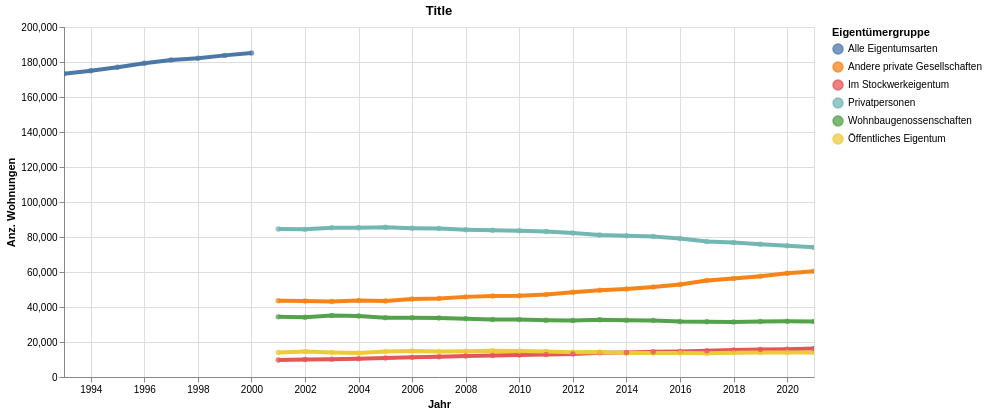

Notebook source saved alongside this figure:
### Code cell
highlight = alt.selection(type='single', on='mouseover',
                          fields=['EigGruLang'], nearest=True)
#x='date:StichtagDatJahr',
base = alt.Chart(myAgg.reset_index().query('sum_WhgBestandRelevant > 1'), title="Title").encode(
    x=alt.X('StichtagDatJahr', axis=alt.Axis(title='Jahr'))# , axis=alt.Axis(format='%', title='percentage')
    , y=alt.X('sum_WhgBestandRelevant', axis=alt.Axis(title='Anz. Wohnungen'))
    , color=alt.Color('EigGruLang', legend=alt.Legend(title="Eigentümergruppe", orient="right"))  
    ,tooltip=['StichtagDatJahr', 'EigGruLang','sum_WhgBestandRelevant', 'sum_WhgUmb','sum_WhgAbb' ]    
)
points = base.mark_circle().encode(
    opacity=alt.value(0.75)
).add_selection(
    highlight
).properties(
    width=750 , height=350
)
lines = base.mark_line().encode(
    size=alt.condition(~highlight, alt.value(0.5), alt.value(4))
).interactive()

lines + points

### Figure 1 — Vega-Lite specification as saved in the notebook (floating-point values rounded to 4 significant figures)
{"config": {"view": {"continuousWidth": 400, "continuousHeight": 300}}, "layer": [{"mark": "line", "encoding": {"color": {"type": "nominal", "field": "EigGruLang", "legend": {"orient": "right", "title": "Eigentümergruppe"}}, "size": {"condition": {"value": 0.5, "selection": {"not": "selector015"}}, "value": 4}, "tooltip": [{"type": "temporal", "field": "StichtagDatJahr"}, {"type": "nominal", "field": "EigGruLang"}, {"type": "quantitative", "field": "sum_WhgBestandRelevant"}, {"type": "quantitative", "field": "sum_WhgUmb"}, {"type": "quantitative", "field": "sum_WhgAbb"}], "x": {"type": "temporal", "axis": {"title": "Jahr"}, "field": "StichtagDatJahr"}, "y": {"type": "quantitative", "axis": {"title": "Anz. Wohnungen"}, "field": "sum_WhgBestandRelevant"}}, "selection": {"selector016": {"type": "interval", "bind": "scales", "encodings": ["x", "y"]}}, "title": "Title"}, {"mark": "circle", "encoding": {"color": {"type": "nominal", "field": "EigGruLang", "legend": {"orient": "right", "title": "Eigentümergruppe"}}, "opacity": {"value": 0.75}, "tooltip": [{"type": "temporal", "field": "StichtagDatJahr"}, {"type": "nominal", "field": "EigGruLang"}, {"type": "quantitative", "field": "sum_WhgBestandRelevant"}, {"type": "quantitative", "field": "sum_WhgUmb"}, {"type": "quantitative", "field": "sum_WhgAbb"}], "x": {"type": "temporal", "axis": {"title": "Jahr"}, "field": "StichtagDatJahr"}, "y": {"type": "quantitative", "axis": {"title": "Anz. Wohnungen"}, "field": "sum_WhgBestandRelevant"}}, "height": 350, "selection": {"selector015": {"type": "single", "on": "mouseover", "fields": ["EigGruLang"], "nearest": true}}, "title": "Title", "width": 750}], "data": {"name": "data-aa7429bebe3ee40baa3d218959e09480"}, "$schema": "https://vega.github.io/schema/vega-lite/v4.8.1.json", "datasets": {"data-aa7429bebe3ee40baa3d218959e09480": [{"StichtagDatJahr": "1993-01-01T00:00:00", "EigGruSort": 9, "EigGruLang": "Alle Eigentumsarten", "sum_WhgBestandRelevant": 173292, "sum_WhgUmb": 675, "sum_WhgAbb": 111}, {"StichtagDatJahr": "1994-01-01T00:00:00", "EigGruSort": 9, "EigGruLang": "Alle Eigentumsarten", "sum_WhgBestandRelevant": 174962, "sum_WhgUmb": 607, "sum_WhgAbb": 135}, {"StichtagDatJahr": "1995-01-01T00:00:00", "EigGruSort": 9, "EigGruLang": "Alle Eigentumsarten", "sum_WhgBestandRelevant": 176950, "sum_WhgUmb": 757, "sum_WhgAbb": 42}, {"StichtagDatJahr": "1996-01-01T00:00:00", "EigGruSort": 9, "EigGruLang": "Alle Eigentumsarten", "sum_WhgBestandRelevant": 179275, "sum_WhgUmb": 2303, "sum_WhgAbb": 47}, {"StichtagDatJahr": "1997-01-01T00:00:00", "EigGruSort": 9, "EigGruLang": "Alle Eigentumsarten", "sum_WhgBestandRelevant": 181189, "sum_WhgUmb": 1456, "sum_WhgAbb": 121}, {"StichtagDatJahr": "1998-01-01T00:00:00", "EigGruSort": 9, "EigGruLang": "Alle Eigentumsarten", "sum_WhgBestandRelevant": 182184, "sum_WhgUmb": 1187, "sum_WhgAbb": 193}, {"StichtagDatJahr": "1999-01-01T00:00:00", "EigGruSort": 9, "EigGruLang": "Alle Eigentumsarten", "sum_WhgBestandRelevant": 183780, "sum_WhgUmb": 1626, "sum_WhgAbb": 116}, {"StichtagDatJahr": "2000-01-01T00:00:00", "EigGruSort": 9, "EigGruLang": "Alle Eigentumsarten", "sum_WhgBestandRelevant": 185123, "sum_WhgUmb": 1488, "sum_WhgAbb": 182}, {"StichtagDatJahr": "2001-01-01T00:00:00", "EigGruSort": 4, "EigGruLang": "Privatpersonen", "sum_WhgBestandRelevant": 84519, "sum_WhgUmb": 664, "sum_WhgAbb": 21}, {"StichtagDatJahr": "2001-01-01T00:00:00", "EigGruSort": 3, "EigGruLang": "Andere private Gesellschaften", "sum_WhgBestandRelevant": 43526, "sum_WhgUmb": 512, "sum_WhgAbb": 52}, {"StichtagDatJahr": "2001-01-01T00:00:00", "EigGruSort": 5, "EigGruLang": "Im Stockwerkeigentum", "sum_WhgBestandRelevant": 9754, "sum_WhgUmb": 174, "sum_WhgAbb": 1}, {"StichtagDatJahr": "2001-01-01T00:00:00", "EigGruSort": 1, "EigGruLang": "Öffentliches Eigentum", "sum_WhgBestandRelevant": 14039, "sum_WhgUmb": 602, "sum_WhgAbb": 3}, {"StichtagDatJahr": "2001-01-01T00:00:00", "EigGruSort": 2, "EigGruLang": "Wohnbaugenossenschaften", "sum_WhgBestandRelevant": 34361, "sum_WhgUmb": 475, "sum_WhgAbb": 89}, {"StichtagDatJahr": "2002-01-01T00:00:00", "EigGruSort": 1, "EigGruLang": "Öffentliches Eigentum", "sum_WhgBestandRelevant": 14614, "sum_WhgUmb": 73, "sum_WhgAbb": 4}, {"StichtagDatJahr": "2002-01-01T00:00:00", "EigGruSort": 2, "EigGruLang": "Wohnbaugenossenschaften", "sum_WhgBestandRelevant": 34194, "sum_WhgUmb": 504, "sum_WhgAbb": 104}, {"StichtagDatJahr": "2002-01-01T00:00:00", "EigGruSort": 3, "EigGruLang": "Andere private Gesellschaften", "sum_WhgBestandRelevant": 43413, "sum_WhgUmb": 409, "sum_WhgAbb": 74}, {"StichtagDatJahr": "2002-01-01T00:00:00", "EigGruSort": 4, "EigGruLang": "Privatpersonen", "sum_WhgBestandRelevant": 84360, "sum_WhgUmb": 699, "sum_WhgAbb": 72}, {"StichtagDatJahr": "2002-01-01T00:00:00", "EigGruSort": 5, "EigGruLang": "Im Stockwerkeigentum", "sum_WhgBestandRelevant": 9968, "sum_WhgUmb": 126, "sum_WhgAbb": 17}, {"StichtagDatJahr": "2003-01-01T00:00:00", "EigGruSort": 1, "EigGruLang": "Öffentliches Eigentum", "sum_WhgBestandRelevant": 14030, "sum_WhgUmb": 170, "sum_WhgAbb": 2}, {"StichtagDatJahr": "2003-01-01T00:00:00", "EigGruSort": 2, "EigGruLang": "Wohnbaugenossenschaften", "sum_WhgBestandRelevant": 35080, "sum_WhgUmb": 344, "sum_WhgAbb": 23}, {"StichtagDatJahr": "2003-01-01T00:00:00", "EigGruSort": 3, "EigGruLang": "Andere private Gesellschaften", "sum_WhgBestandRelevant": 43112, "sum_WhgUmb": 768, "sum_WhgAbb": 40}, {"StichtagDatJahr": "2003-01-01T00:00:00", "EigGruSort": 4, "EigGruLang": "Privatpersonen", "sum_WhgBestandRelevant": 85288, "sum_WhgUmb": 1106, "sum_WhgAbb": 29}, {"StichtagDatJahr": "2003-01-01T00:00:00", "EigGruSort": 5, "EigGruLang": "Im Stockwerkeigentum", "sum_WhgBestandRelevant": 10182, "sum_WhgUmb": 246, "sum_WhgAbb": 10}, {"StichtagDatJahr": "2004-01-01T00:00:00", "EigGruSort": 4, "EigGruLang": "Privatpersonen", "sum_WhgBestandRelevant": 85324, "sum_WhgUmb": 1106, "sum_WhgAbb": 27}, {"StichtagDatJahr": "2004-01-01T00:00:00", "EigGruSort": 3, "EigGruLang": "Andere private Gesellschaften", "sum_WhgBestandRelevant": 43657, "sum_WhgUmb": 741, "sum_WhgAbb": 66}, {"StichtagDatJahr": "2004-01-01T00:00:00", "EigGruSort": 5, "EigGruLang": "Im Stockwerkeigentum", "sum_WhgBestandRelevant": 10448, "sum_WhgUmb": 81, "sum_WhgAbb": 23}, {"StichtagDatJahr": "2004-01-01T00:00:00", "EigGruSort": 1, "EigGruLang": "Öffentliches Eigentum", "sum_WhgBestandRelevant": 13703, "sum_WhgUmb": 661, "sum_WhgAbb": 270}, {"StichtagDatJahr": "2004-01-01T00:00:00", "EigGruSort": 2, "EigGruLang": "Wohnbaugenossenschaften", "sum_WhgBestandRelevant": 34849, "sum_WhgUmb": 625, "sum_WhgAbb": 129}, {"StichtagDatJahr": "2005-01-01T00:00:00", "EigGruSort": 1, "EigGruLang": "Öffentliches Eigentum", "sum_WhgBestandRelevant": 14573, "sum_WhgUmb": 366, "sum_WhgAbb": 57}, {"StichtagDatJahr": "2005-01-01T00:00:00", "EigGruSort": 2, "EigGruLang": "Wohnbaugenossenschaften", "sum_WhgBestandRelevant": 33923, "sum_WhgUmb": 809, "sum_WhgAbb": 155}, {"StichtagDatJahr": "2005-01-01T00:00:00", "EigGruSort": 3, "EigGruLang": "Andere private Gesellschaften", "sum_WhgBestandRelevant": 43480, "sum_WhgUmb": 884, "sum_WhgAbb": 70}, {"StichtagDatJahr": "2005-01-01T00:00:00", "EigGruSort": 4, "EigGruLang": "Privatpersonen", "sum_WhgBestandRelevant": 85521, "sum_WhgUmb": 915, "sum_WhgAbb": 69}, {"StichtagDatJahr": "2005-01-01T00:00:00", "EigGruSort": 5, "EigGruLang": "Im Stockwerkeigentum", "sum_WhgBestandRelevant": 10801, "sum_WhgUmb": 245, "sum_WhgAbb": 6}, {"StichtagDatJahr": "2006-01-01T00:00:00", "EigGruSort": 1, "EigGruLang": "Öffentliches Eigentum", "sum_WhgBestandRelevant": 14825, "sum_WhgUmb": 249, "sum_WhgAbb": 3}, {"StichtagDatJahr": "2006-01-01T00:00:00", "EigGruSort": 2, "EigGruLang": "Wohnbaugenossenschaften", "sum_WhgBestandRelevant": 33800, "sum_WhgUmb": 471, "sum_WhgAbb": 47}, {"StichtagDatJahr": "2006-01-01T00:00:00", "EigGruSort": 3, "EigGruLang": "Andere private Gesellschaften", "sum_WhgBestandRelevant": 44573, "sum_WhgUmb": 889, "sum_WhgAbb": 73}, {"StichtagDatJahr": "2006-01-01T00:00:00", "EigGruSort": 4, "EigGruLang": "Privatpersonen", "sum_WhgBestandRelevant": 85033, "sum_WhgUmb": 758, "sum_WhgAbb": 35}, {"StichtagDatJahr": "2006-01-01T00:00:00", "EigGruSort": 5, "EigGruLang": "Im Stockwerkeigentum", "sum_WhgBestandRelevant": 11219, "sum_WhgUmb": 133, "sum_WhgAbb": 15}, {"StichtagDatJahr": "2007-01-01T00:00:00", "EigGruSort": 5, "EigGruLang": "Im Stockwerkeigentum", "sum_WhgBestandRelevant": 11626, "sum_WhgUmb": 82, "sum_WhgAbb": 40}, {"StichtagDatJahr": "2007-01-01T00:00:00", "EigGruSort": 4, "EigGruLang": "Privatpersonen", "sum_WhgBestandRelevant": 84795, "sum_WhgUmb": 920, "sum_WhgAbb": 82}, {"StichtagDatJahr": "2007-01-01T00:00:00", "EigGruSort": 3, "EigGruLang": "Andere private Gesellschaften", "sum_WhgBestandRelevant": 44880, "sum_WhgUmb": 1035, "sum_WhgAbb": 255}, {"StichtagDatJahr": "2007-01-01T00:00:00", "EigGruSort": 1, "EigGruLang": "Öffentliches Eigentum", "sum_WhgBestandRelevant": 14603, "sum_WhgUmb": 548, "sum_WhgAbb": 70}, {"StichtagDatJahr": "2007-01-01T00:00:00", "EigGruSort": 2, "EigGruLang": "Wohnbaugenossenschaften", "sum_WhgBestandRelevant": 33672, "sum_WhgUmb": 567, "sum_WhgAbb": 144}, {"StichtagDatJahr": "2008-01-01T00:00:00", "EigGruSort": 1, "EigGruLang": "Öffentliches Eigentum", "sum_WhgBestandRelevant": 14714, "sum_WhgUmb": 362, "sum_WhgAbb": 4}, {"StichtagDatJahr": "2008-01-01T00:00:00", "EigGruSort": 2, "EigGruLang": "Wohnbaugenossenschaften", "sum_WhgBestandRelevant": 33353, "sum_WhgUmb": 491, "sum_WhgAbb": 359}, {"StichtagDatJahr": "2008-01-01T00:00:00", "EigGruSort": 3, "EigGruLang": "Andere private Gesellschaften", "sum_WhgBestandRelevant": 45785, "sum_WhgUmb": 751, "sum_WhgAbb": 184}, {"StichtagDatJahr": "2008-01-01T00:00:00", "EigGruSort": 4, "EigGruLang": "Privatpersonen", "sum_WhgBestandRelevant": 84186, "sum_WhgUmb": 781, "sum_WhgAbb": 60}, {"StichtagDatJahr": "2008-01-01T00:00:00", "EigGruSort": 5, "EigGruLang": "Im Stockwerkeigentum", "sum_WhgBestandRelevant": 11968, "sum_WhgUmb": 125, "sum_WhgAbb": 15}, {"StichtagDatJahr": "2009-01-01T00:00:00", "EigGruSort": 1, "EigGruLang": "Öffentliches Eigentum", "sum_WhgBestandRelevant": 14976, "sum_WhgUmb": 146, "sum_WhgAbb": 3}, {"StichtagDatJahr": "2009-01-01T00:00:00", "EigGruSort": 2, "EigGruLang": "Wohnbaugenossenschaften", "sum_WhgBestandRelevant": 32911, "sum_WhgUmb": 432, "sum_WhgAbb": 398}, {"StichtagDatJahr": "2009-01-01T00:00:00", "EigGruSort": 3, "EigGruLang": "Andere private Gesellschaften", "sum_WhgBestandRelevant": 46335, "sum_WhgUmb": 715, "sum_WhgAbb": 236}, {"StichtagDatJahr": "2009-01-01T00:00:00", "EigGruSort": 4, "EigGruLang": "Privatpersonen", "sum_WhgBestandRelevant": 83822, "sum_WhgUmb": 907, "sum_WhgAbb": 94}, {"StichtagDatJahr": "2009-01-01T00:00:00", "EigGruSort": 5, "EigGruLang": "Im Stockwerkeigentum", "sum_WhgBestandRelevant": 12308, "sum_WhgUmb": 119, "sum_WhgAbb": 7}, {"StichtagDatJahr": "2010-01-01T00:00:00", "EigGruSort": 5, "EigGruLang": "Im Stockwerkeigentum", "sum_WhgBestandRelevant": 12612, "sum_WhgUmb": 133, "sum_WhgAbb": 18}, {"StichtagDatJahr": "2010-01-01T00:00:00", "EigGruSort": 3, "EigGruLang": "Andere private Gesellschaften", "sum_WhgBestandRelevant": 46422, "sum_WhgUmb": 579, "sum_WhgAbb": 209}, {"StichtagDatJahr": "2010-01-01T00:00:00", "EigGruSort": 4, "EigGruLang": "Privatpersonen", "sum_WhgBestandRelevant": 83558, "sum_WhgUmb": 885, "sum_WhgAbb": 73}, {"StichtagDatJahr": "2010-01-01T00:00:00", "EigGruSort": 2, "EigGruLang": "Wohnbaugenossenschaften", "sum_WhgBestandRelevant": 32788, "sum_WhgUmb": 264, "sum_WhgAbb": 348}, {"StichtagDatJahr": "2010-01-01T00:00:00", "EigGruSort": 1, "EigGruLang": "Öffentliches Eigentum", "sum_WhgBestandRelevant": 14895, "sum_WhgUmb": 52, "sum_WhgAbb": 45}, {"StichtagDatJahr": "2011-01-01T00:00:00", "EigGruSort": 1, "EigGruLang": "Öffentliches Eigentum", "sum_WhgBestandRelevant": 14613, "sum_WhgUmb": 92, "sum_WhgAbb": 8}, {"StichtagDatJahr": "2011-01-01T00:00:00", "EigGruSort": 2, "EigGruLang": "Wohnbaugenossenschaften", "sum_WhgBestandRelevant": 32394, "sum_WhgUmb": 868, "sum_WhgAbb": 432}, {"StichtagDatJahr": "2011-01-01T00:00:00", "EigGruSort": 3, "EigGruLang": "Andere private Gesellschaften", "sum_WhgBestandRelevant": 47209, "sum_WhgUmb": 646, "sum_WhgAbb": 140}, {"StichtagDatJahr": "2011-01-01T00:00:00", "EigGruSort": 4, "EigGruLang": "Privatpersonen", "sum_WhgBestandRelevant": 83131, "sum_WhgUmb": 1043, "sum_WhgAbb": 88}, {"StichtagDatJahr": "2011-01-01T00:00:00", "EigGruSort": 5, "EigGruLang": "Im Stockwerkeigentum", "sum_WhgBestandRelevant": 12869, "sum_WhgUmb": 107, "sum_WhgAbb": 43}, {"StichtagDatJahr": "2012-01-01T00:00:00", "EigGruSort": 1, "EigGruLang": "Öffentliches Eigentum", "sum_WhgBestandRelevant": 14193, "sum_WhgUmb": 356, "sum_WhgAbb": 69}, {"StichtagDatJahr": "2012-01-01T00:00:00", "EigGruSort": 2, "EigGruLang": "Wohnbaugenossenschaften", "sum_WhgBestandRelevant": 32328, "sum_WhgUmb": 246, "sum_WhgAbb": 269}, {"StichtagDatJahr": "2012-01-01T00:00:00", "EigGruSort": 3, "EigGruLang": "Andere private Gesellschaften", "sum_WhgBestandRelevant": 48486, "sum_WhgUmb": 1625, "sum_WhgAbb": 432}, {"StichtagDatJahr": "2012-01-01T00:00:00", "EigGruSort": 4, "EigGruLang": "Privatpersonen", "sum_WhgBestandRelevant": 82317, "sum_WhgUmb": 1035, "sum_WhgAbb": 101}, {"StichtagDatJahr": "2012-01-01T00:00:00", "EigGruSort": 5, "EigGruLang": "Im Stockwerkeigentum", "sum_WhgBestandRelevant": 13182, "sum_WhgUmb": 316, "sum_WhgAbb": 3}, {"StichtagDatJahr": "2013-01-01T00:00:00", "EigGruSort": 5, "EigGruLang": "Im Stockwerkeigentum", "sum_WhgBestandRelevant": 13790, "sum_WhgUmb": 295, "sum_WhgAbb": 0}, {"StichtagDatJahr": "2013-01-01T00:00:00", "EigGruSort": 4, "EigGruLang": "Privatpersonen", "sum_WhgBestandRelevant": 81131, "sum_WhgUmb": 979, "sum_WhgAbb": 95}, {"StichtagDatJahr": "2013-01-01T00:00:00", "EigGruSort": 3, "EigGruLang": "Andere private Gesellschaften", "sum_WhgBestandRelevant": 49538, "sum_WhgUmb": 511, "sum_WhgAbb": 117}, {"StichtagDatJahr": "2013-01-01T00:00:00", "EigGruSort": 2, "EigGruLang": "Wohnbaugenossenschaften", "sum_WhgBestandRelevant": 32650, "sum_WhgUmb": 834, "sum_WhgAbb": 282}, {"StichtagDatJahr": "2013-01-01T00:00:00", "EigGruSort": 1, "EigGruLang": "Öffentliches Eigentum", "sum_WhgBestandRelevant": 14223, "sum_WhgUmb": 118, "sum_WhgAbb": 25}, {"StichtagDatJahr": "2014-01-01T00:00:00", "EigGruSort": 1, "EigGruLang": "Öffentliches Eigentum", "sum_WhgBestandRelevant": 13738, "sum_WhgUmb": 118, "sum_WhgAbb": 14}, {"StichtagDatJahr": "2014-01-01T00:00:00", "EigGruSort": 2, "EigGruLang": "Wohnbaugenossenschaften", "sum_WhgBestandRelevant": 32430, "sum_WhgUmb": 539, "sum_WhgAbb": 486}, {"StichtagDatJahr": "2014-01-01T00:00:00", "EigGruSort": 3, "EigGruLang": "Andere private Gesellschaften", "sum_WhgBestandRelevant": 50298, "sum_WhgUmb": 1143, "sum_WhgAbb": 423}, {"StichtagDatJahr": "2014-01-01T00:00:00", "EigGruSort": 4, "EigGruLang": "Privatpersonen", "sum_WhgBestandRelevant": 80662, "sum_WhgUmb": 1167, "sum_WhgAbb": 117}, {"StichtagDatJahr": "2014-01-01T00:00:00", "EigGruSort": 5, "EigGruLang": "Im Stockwerkeigentum", "sum_WhgBestandRelevant": 14025, "sum_WhgUmb": 249, "sum_WhgAbb": 1}, {"StichtagDatJahr": "2015-01-01T00:00:00", "EigGruSort": 1, "EigGruLang": "Öffentliches Eigentum", "sum_WhgBestandRelevant": 13724, "sum_WhgUmb": 203, "sum_WhgAbb": 0}, {"StichtagDatJahr": "2015-01-01T00:00:00", "EigGruSort": 2, "EigGruLang": "Wohnbaugenossenschaften", "sum_WhgBestandRelevant": 32239, "sum_WhgUmb": 80, "sum_WhgAbb": 443}, {"StichtagDatJahr": "2015-01-01T00:00:00", "EigGruSort": 3, "EigGruLang": "Andere private Gesellschaften", "sum_WhgBestandRelevant": 51368, "sum_WhgUmb": 726, "sum_WhgAbb": 196}, {"StichtagDatJahr": "2015-01-01T00:00:00", "EigGruSort": 4, "EigGruLang": "Privatpersonen", "sum_WhgBestandRelevant": 80315, "sum_WhgUmb": 890, "sum_WhgAbb": 84}, {"StichtagDatJahr": "2015-01-01T00:00:00", "EigGruSort": 5, "EigGruLang": "Im Stockwerkeigentum", "sum_WhgBestandRelevant": 14377, "sum_WhgUmb": 98, "sum_WhgAbb": 1}, {"StichtagDatJahr": "2016-01-01T00:00:00", "EigGruSort": 5, "EigGruLang": "Im Stockwerkeigentum", "sum_WhgBestandRelevant": 14608, "sum_WhgUmb": 145, "sum_WhgAbb": 11}, {"StichtagDatJahr": "2016-01-01T00:00:00", "EigGruSort": 4, "EigGruLang": "Privatpersonen", "sum_WhgBestandRelevant": 79178, "sum_WhgUmb": 1167, "sum_WhgAbb": 153}, {"StichtagDatJahr": "2016-01-01T00:00:00", "EigGruSort": 2, "EigGruLang": "Wohnbaugenossenschaften", "sum_WhgBestandRelevant": 31708, "sum_WhgUmb": 609, "sum_WhgAbb": 749}, {"StichtagDatJahr": "2016-01-01T00:00:00", "EigGruSort": 1, "EigGruLang": "Öffentliches Eigentum", "sum_WhgBestandRelevant": 13731, "sum_WhgUmb": 245, "sum_WhgAbb": 106}, {"StichtagDatJahr": "2016-01-01T00:00:00", "EigGruSort": 3, "EigGruLang": "Andere private Gesellschaften", "sum_WhgBestandRelevant": 52918, "sum_WhgUmb": 1329, "sum_WhgAbb": 310}, {"StichtagDatJahr": "2017-01-01T00:00:00", "EigGruSort": 1, "EigGruLang": "Öffentliches Eigentum", "sum_WhgBestandRelevant": 13634, "sum_WhgUmb": 116, "sum_WhgAbb": 36}, {"StichtagDatJahr": "2017-01-01T00:00:00", "EigGruSort": 2, "EigGruLang": "Wohnbaugenossenschaften", "sum_WhgBestandRelevant": 31547, "sum_WhgUmb": 233, "sum_WhgAbb": 557}, {"StichtagDatJahr": "2017-01-01T00:00:00", "EigGruSort": 3, "EigGruLang": "Andere private Gesellschaften", "sum_WhgBestandRelevant": 55168, "sum_WhgUmb": 1482, "sum_WhgAbb": 141}, {"StichtagDatJahr": "2017-01-01T00:00:00", "EigGruSort": 4, "EigGruLang": "Privatpersonen", "sum_WhgBestandRelevant": 77473, "sum_WhgUmb": 986, "sum_WhgAbb": 127}, {"StichtagDatJahr": "2017-01-01T00:00:00", "EigGruSort": 5, "EigGruLang": "Im Stockwerkeigentum", "sum_WhgBestandRelevant": 15000, "sum_WhgUmb": 253, "sum_WhgAbb": 10}, {"StichtagDatJahr": "2018-01-01T00:00:00", "EigGruSort": 4, "EigGruLang": "Privatpersonen", "sum_WhgBestandRelevant": 76826, "sum_WhgUmb": 1015, "sum_WhgAbb": 97}, {"StichtagDatJahr": "2018-01-01T00:00:00", "EigGruSort": 3, "EigGruLang": "Andere private Gesellschaften", "sum_WhgBestandRelevant": 56344, "sum_WhgUmb": 1187, "sum_WhgAbb": 189}, {"StichtagDatJahr": "2018-01-01T00:00:00", "EigGruSort": 5, "EigGruLang": "Im Stockwerkeigentum", "sum_WhgBestandRelevant": 15399, "sum_WhgUmb": 137, "sum_WhgAbb": 28}, {"StichtagDatJahr": "2018-01-01T00:00:00", "EigGruSort": 1, "EigGruLang": "Öffentliches Eigentum", "sum_WhgBestandRelevant": 13792, "sum_WhgUmb": 49, "sum_WhgAbb": 34}, {"StichtagDatJahr": "2018-01-01T00:00:00", "EigGruSort": 2, "EigGruLang": "Wohnbaugenossenschaften", "sum_WhgBestandRelevant": 31434, "sum_WhgUmb": 244, "sum_WhgAbb": 287}, {"StichtagDatJahr": "2019-01-01T00:00:00", "EigGruSort": 1, "EigGruLang": "Öffentliches Eigentum", "sum_WhgBestandRelevant": 13933, "sum_WhgUmb": 109, "sum_WhgAbb": 1}, {"StichtagDatJahr": "2019-01-01T00:00:00", "EigGruSort": 2, "EigGruLang": "Wohnbaugenossenschaften", "sum_WhgBestandRelevant": 31710, "sum_WhgUmb": 454, "sum_WhgAbb": 64}, {"StichtagDatJahr": "2019-01-01T00:00:00", "EigGruSort": 3, "EigGruLang": "Andere private Gesellschaften", "sum_WhgBestandRelevant": 57563, "sum_WhgUmb": 1451, "sum_WhgAbb": 216}, {"StichtagDatJahr": "2019-01-01T00:00:00", "EigGruSort": 4, "EigGruLang": "Privatpersonen", "sum_WhgBestandRelevant": 75823, "sum_WhgUmb": 738, "sum_WhgAbb": 100}, {"StichtagDatJahr": "2019-01-01T00:00:00", "EigGruSort": 5, "EigGruLang": "Im Stockwerkeigentum", "sum_WhgBestandRelevant": 15741, "sum_WhgUmb": 176, "sum_WhgAbb": 0}, {"StichtagDatJahr": "2020-01-01T00:00:00", "EigGruSort": 5, "EigGruLang": "Im Stockwerkeigentum", "sum_WhgBestandRelevant": 15884, "sum_WhgUmb": 406, "sum_WhgAbb": 3}, {"StichtagDatJahr": "2020-01-01T00:00:00", "EigGruSort": 1, "EigGruLang": "Öffentliches Eigentum", "sum_WhgBestandRelevant": 14030, "sum_WhgUmb": 29, "sum_WhgAbb": 1}, {"StichtagDatJahr": "2020-01-01T00:00:00", "EigGruSort": 2, "EigGruLang": "Wohnbaugenossenschaften", "sum_WhgBestandRelevant": 31812, "sum_WhgUmb": 185, "sum_WhgAbb": 233}, {"StichtagDatJahr": "2020-01-01T00:00:00", "EigGruSort": 3, "EigGruLang": "Andere private Gesellschaften", "sum_WhgBestandRelevant": 59319, "sum_WhgUmb": 1484, "sum_WhgAbb": 224}, {"StichtagDatJahr": "2020-01-01T00:00:00", "EigGruSort": 4, "EigGruLang": "Privatpersonen", "sum_WhgBestandRelevant": 74936, "sum_WhgUmb": 1046, "sum_WhgAbb": 151}, {"StichtagDatJahr": "2021-01-01T00:00:00", "EigGruSort": 3, "EigGruLang": "Andere private Gesellschaften", "sum_WhgBestandRelevant": 60389, "sum_WhgUmb": 1195, "sum_WhgAbb": 1200}, {"StichtagDatJahr": "2021-01-01T00:00:00", "EigGruSort": 4, "EigGruLang": "Privatpersonen", "sum_WhgBestandRelevant": 74070, "sum_WhgUmb": 884, "sum_WhgAbb": 272}, {"StichtagDatJahr": "2021-01-01T00:00:00", "EigGruSort": 1, "EigGruLang": "Öffentliches Eigentum", "sum_WhgBestandRelevant": 13935, "sum_WhgUmb": 102, "sum_WhgAbb": 19}, {"StichtagDatJahr": "2021-01-01T00:00:00", "EigGruSort": 2, "EigGruLang": "Wohnbaugenossenschaften", "sum_WhgBestandRelevant": 31756, "sum_WhgUmb": 261, "sum_WhgAbb": 273}, {"StichtagDatJahr": "2021-01-01T00:00:00", "EigGruSort": 5, "EigGruLang": "Im Stockwerkeigentum", "sum_WhgBestandRelevant": 16337, "sum_WhgUmb": 376, "sum_WhgAbb": 4}]}}
